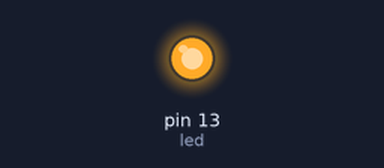
Bench run of a sketch on a simulated Arduino Uno, built with avr-gcc and run on an emulated ATmega328P. Parts: output pins drawn as LEDs (lit = HIGH).

Above: at 1.0 s.
At 12.5 s:
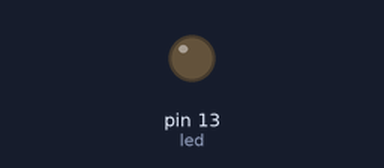
Timing chart, 0 to 29.9 s (numbered marks = the images above):
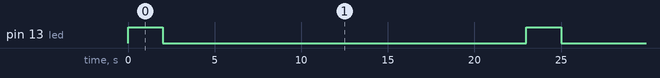

Measured:
- by itself, pin 13 (led): alternates HIGH for 2.0 s and LOW for 21.0 s

The sketch:

MontoyaHHolaMundo.ino
```cpp
//ESTA SALIDA ES PARA INDICAR QUE ESTAMOS MANIPULANDO EL ARDUINO EN CADA 2 SEGUNDOS SE ENCIENDE
//JEHOVANY HEREDIA
int led = 13;


void setup() {  pinMode(led, OUTPUT);}
void loop() {
  digitalWrite(led, HIGH);   // turn the LED on (HIGH is the voltage level)
  delay(2000);               // wait for a second
  digitalWrite(led, LOW);    // turn the LED off by making the voltage LOW
  delay(21000);               // wait for a second
}
```
